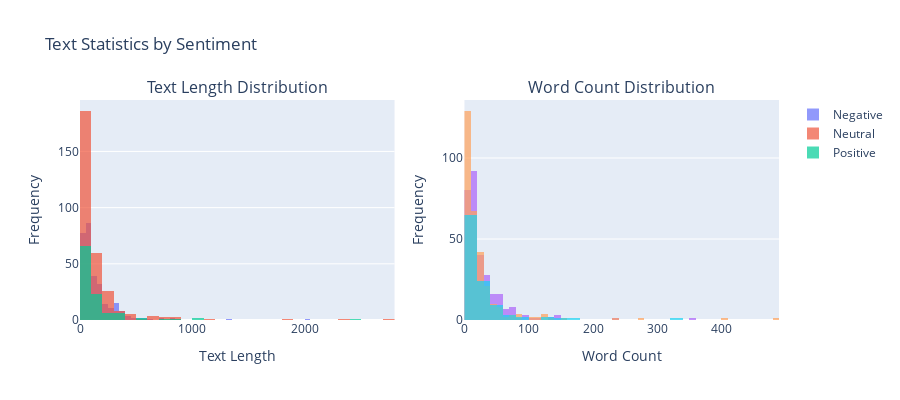

Notebook source saved alongside this figure:
### Code cell
# Visualization 6: Text length and word count distribution
fig = make_subplots(rows=1, cols=2, subplot_titles=('Text Length Distribution', 'Word Count Distribution'))

# Text length histogram
for sentiment in ['Negative', 'Neutral', 'Positive']:
    data = X_balanced[X_balanced['sentiment_label'] == sentiment]['text_length']
    fig.add_trace(go.Histogram(x=data, name=sentiment, opacity=0.7), row=1, col=1)

# Word count histogram
for sentiment in ['Negative', 'Neutral', 'Positive']:
    data = X_balanced[X_balanced['sentiment_label'] == sentiment]['word_count']
    fig.add_trace(go.Histogram(x=data, name=sentiment, opacity=0.7, showlegend=False), row=1, col=2)

fig.update_layout(height=400, title_text="Text Statistics by Sentiment", barmode='overlay')
fig.update_xaxes(title_text="Text Length", row=1, col=1)
fig.update_xaxes(title_text="Word Count", row=1, col=2)
fig.update_yaxes(title_text="Frequency", row=1, col=1)
fig.update_yaxes(title_text="Frequency", row=1, col=2)
fig.show()

### Figure 1 — Plotly figure (JSON) as saved in the notebook; plotly's stock layout.template omitted (floating-point values rounded to 4 significant figures; data arrays with more than 128 entries replaced by an {"elided": "..."} marker saying what was removed)
{"data": [{"name": "Negative", "opacity": 0.7, "type": "histogram", "x": {"elided": "300 int values"}, "xaxis": "x", "yaxis": "y"}, {"name": "Neutral", "opacity": 0.7, "type": "histogram", "x": {"elided": "300 int values"}, "xaxis": "x", "yaxis": "y"}, {"name": "Positive", "opacity": 0.7, "type": "histogram", "x": [60, 77, 47, 54, 63, 107, 1096, 50, 90, 74, 310, 70, 1067, 529, 7, 380, 18, 35, 95, 166, 265, 141, 93, 23, 242, 23, 4, 7, 189, 282, 46, 314, 99, 19, 90, 57, 64, 191, 287, 822, 43, 191, 191, 160, 92, 55, 81, 67, 207, 132, 186, 48, 145, 52, 22, 161, 65, 67, 27, 11, 90, 147, 17, 63, 66, 45, 55, 82, 162, 27, 5, 112, 167, 103, 58, 168, 57, 46, 232, 36, 29, 64, 111, 777, 65, 27, 302, 51, 100, 91, 84, 193, 46, 311, 65, 24, 69, 115, 17, 76, 513, 2444, 44, 358, 148, 82, 41, 65], "xaxis": "x", "yaxis": "y"}, {"name": "Negative", "opacity": 0.7, "showlegend": false, "type": "histogram", "x": {"elided": "300 int values"}, "xaxis": "x2", "yaxis": "y2"}, {"name": "Neutral", "opacity": 0.7, "showlegend": false, "type": "histogram", "x": {"elided": "300 int values"}, "xaxis": "x2", "yaxis": "y2"}, {"name": "Positive", "opacity": 0.7, "showlegend": false, "type": "histogram", "x": [10, 12, 10, 12, 13, 20, 161, 11, 11, 12, 57, 10, 159, 82, 1, 71, 4, 7, 17, 30, 54, 27, 16, 4, 52, 4, 1, 2, 31, 55, 11, 58, 20, 5, 15, 8, 11, 34, 49, 128, 9, 32, 30, 27, 15, 12, 16, 12, 41, 25, 31, 8, 24, 9, 3, 30, 15, 12, 5, 2, 15, 26, 3, 11, 11, 8, 12, 15, 31, 6, 1, 21, 33, 22, 10, 32, 9, 9, 44, 5, 5, 8, 23, 132, 14, 6, 60, 12, 21, 18, 13, 37, 5, 59, 14, 5, 11, 20, 2, 15, 88, 330, 9, 63, 29, 14, 8, 10], "xaxis": "x2", "yaxis": "y2"}], "layout": {"annotations": [{"font": {"size": 16}, "showarrow": false, "text": "Text Length Distribution", "x": 0.225, "xanchor": "center", "xref": "paper", "y": 1, "yanchor": "bottom", "yref": "paper"}, {"font": {"size": 16}, "showarrow": false, "text": "Word Count Distribution", "x": 0.775, "xanchor": "center", "xref": "paper", "y": 1, "yanchor": "bottom", "yref": "paper"}], "barmode": "overlay", "height": 400, "title": {"text": "Text Statistics by Sentiment"}, "xaxis": {"anchor": "y", "domain": [0, 0.45], "title": {"text": "Text Length"}}, "xaxis2": {"anchor": "y2", "domain": [0.55, 1], "title": {"text": "Word Count"}}, "yaxis": {"anchor": "x", "domain": [0, 1], "title": {"text": "Frequency"}}, "yaxis2": {"anchor": "x2", "domain": [0, 1], "title": {"text": "Frequency"}}}}
